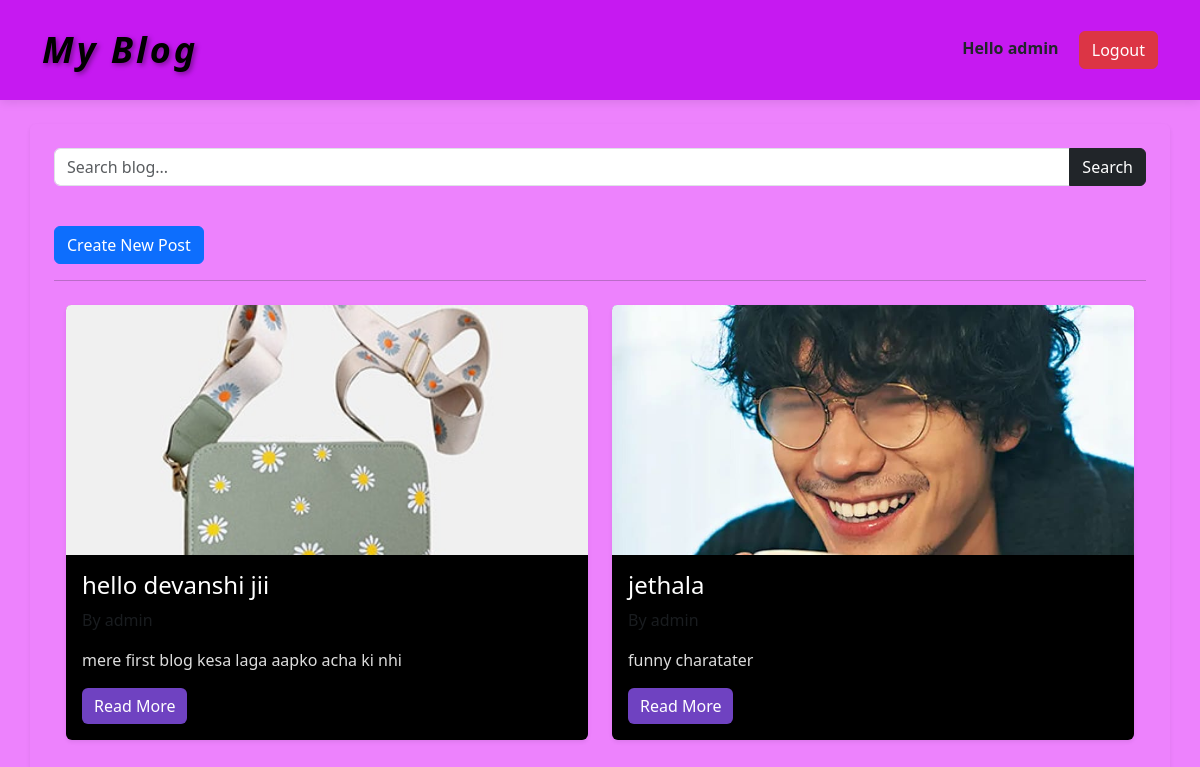
The app's page /blog_list (signed in) with its own data.
### blog/models.py (models this page shows, shortened)
class Post(models.Model):
    title=models.CharField(max_length=200)
    content=models.TextField()
    image=models.ImageField(upload_to='blog_images/',null=True,blank=True)
    author=models.ForeignKey(User,on_delete=models.CASCADE)
    created_at=models.DateTimeField(auto_now_add=True)
    likes=models.ManyToManyField(User,related_name='post_likes',blank=True)

### blog/views.py (the view)
# urls.py: path('blog_list',blog_list,name='blog_list'),
@login_required
def blog_list(request):
    query = request.GET.get('q')
    if query:
        posts = Post.objects.filter(author=request.user, title__icontains=query)
    else:
        posts = Post.objects.filter(author=request.user)
    return render(request,'blog_list.html',{'posts':posts})

### blog/templates/blog_list.html
{% extends 'base.html' %}
{% block content %}
<form method="GET">
<div class="input-group mb-3">
<input type="text" name="q" class="form-control" placeholder="Search blog...">
<button class="btn btn-dark">Search</button>
</div>
</form>
<br>
<a href="{% url 'create_post' %}" class="btn btn-primary">
Create New Post
</a>
<hr>
<div class="container mt-4">
<div class="row">
{% for post in posts %}
<div class="col-md-6 mb-4">
<div class="card shadow-sm">
{% if post.image %}
<img src="{{post.image.url}}" class="card-img-top" style="height:250px; object-fit:cover;">
{% endif %}
<div class="card-body">
<h4 class="card-title">{{post.title}}</h4>
<p class="text-muted">
By {{post.author.username}}
</p>
<p class="card-text">
{{post.content|truncatewords:20}}
</p>
<a href="{% url 'blog_detail' post.id %}" class="btn btn-dark">
Read More
</a>
</div>
</div>
</div>
{% endfor %}
</div>
</div>
{% endblock %}

### blog/templates/base.html (shortened to what this page needs)
{% load static %}
<!DOCTYPE html>
<html>
<head>
<link href="https://cdn.jsdelivr.net/npm/bootstrap@5.3.8/dist/css/bootstrap.min.css" rel="stylesheet"
>
</head>
<body>
<nav class="navbar navbar-dark custom-navbar">
<div class="container">
<a class="navbar-brand blog-title" href="/">My Blog</a>
<div>
{% if user.is_authenticated %}
<span class="text-dark me-3 fw-bold ">
Hello {{ user.username }}
</span>
<a href="{% url 'logout' %}" class="btn btn-danger">Logout</a>
{% else %}
<a href="{% url 'login' %}" class="btn btn-success me-2">Login</a>
<a href="{% url 'register' %}" class="btn btn-primary">Register</a>
{% endif %}
</div>
</div>
</nav>
<div class="container mt-4 p-4 bg-#20c997 rounded shadow-sm">
{% block content %}
{% endblock %}
</div>
</body>
</html>

### blog/templates/base.html (style rules this page uses)
body { background:#ed82fd; }
.custom-navbar { background:#c619f1; padding:18px 0; box-shadow:0 2px 10px rgba(0,0,0,0.1); }
.card { background:#000; color:white; border:none; }
.card p { color:#ddd; }
.card .btn { background:#6f42c1; border:none; }
.blog-title { font-size:36px; font-weight:900; font-style:italic; letter-spacing:3px; color:black; text-shadow:2px 2px 5px rgba(0,0,0,0.4); }

### records on screen
Post: image (picture), title "hello devanshi jii", author.username "admin", content "mere first blog kesa laga aapko acha ki nhi"
Post: image (picture), title "jethala", author.username "admin", content "funny charatater"

### other values on screen
{{ user.username }} "admin"
